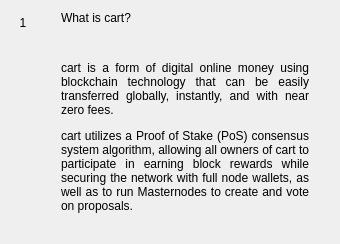
                  <widget class="QWidget" name="widgetFaq1" native="true">
                   <property name="minimumSize">
                    <size>
                     <width>300</width>
                     <height>0</height>
                    </size>
                   </property>
                   <layout class="QHBoxLayout" name="horizontalLayout_1" stretch="0,1">
                    <item alignment="Qt::AlignTop">
                     <widget class="QLabel" name="labelNumber1">
                      <property name="minimumSize">
                       <size>
                        <width>24</width>
                        <height>24</height>
                       </size>
                      </property>
                      <property name="maximumSize">
                       <size>
                        <width>16777215</width>
                        <height>24</height>
                       </size>
                      </property>
                      <property name="text">
                       <string>1</string>
                      </property>
                      <property name="alignment">
                       <set>Qt::AlignCenter</set>
                      </property>
                     </widget>
                    </item>
                    <item>
                     <layout class="QVBoxLayout" name="verticalLayout_61">
                      <property name="leftMargin">
                       <number>20</number>
                      </property>
                      <property name="rightMargin">
                       <number>20</number>
                      </property>
                      <item>
                       <widget class="QLabel" name="labelSubtitle1">
                        <property name="text">
                         <string>What is cart?</string>
                        </property>
                        <property name="wordWrap">
                         <bool>true</bool>
                        </property>
                       </widget>
                      </item>
                      <item>
                       <spacer name="verticalSpacer_10">
                        <property name="orientation">
                         <enum>Qt::Vertical</enum>
                        </property>
                        <property name="sizeType">
                         <enum>QSizePolicy::Fixed</enum>
                        </property>
                        <property name="sizeHint" stdset="0">
                         <size>
                          <width>20</width>
                          <height>30</height>
                         </size>
                        </property>
                       </spacer>
                      </item>
                      <item>
                       <widget class="QLabel" name="labelContent1">
                        <property name="text">
                         <string>
                           &lt;html&gt;&lt;head/&gt;&lt;body&gt;&lt;p align=&quot;justify&quot;&gt;
                           cart is a form of digital online money using blockchain technology
                           that can be easily transferred globally, instantly, and with near
                           zero fees.
                           &lt;/p&gt;&lt;p align=&quot;justify&quot;&gt;
                           cart utilizes a Proof of Stake (PoS) consensus system algorithm,
                           allowing all owners of cart to participate in earning block rewards
                           while securing the network with full node wallets, as well as to
                           run Masternodes to create and vote on proposals.
                           &lt;/p&gt;&lt;/body&gt;&lt;/html&gt;
                         </string>
                        </property>
                        <property name="alignment">
                         <set>Qt::AlignLeading|Qt::AlignLeft|Qt::AlignTop</set>
                        </property>
                        <property name="wordWrap">
                         <bool>true</bool>
                        </property>
                       </widget>
                      </item>
                      <item>
                       <spacer name="verticalSpacer_11">
                        <property name="orientation">
                         <enum>Qt::Vertical</enum>
                        </property>
                        <property name="sizeHint" stdset="0">
                         <size>
                          <width>20</width>
                          <height>20</height>
                         </size>
                        </property>
                       </spacer>
                      </item>
                     </layout>
                    </item>
                   </layout>
                  </widget>
